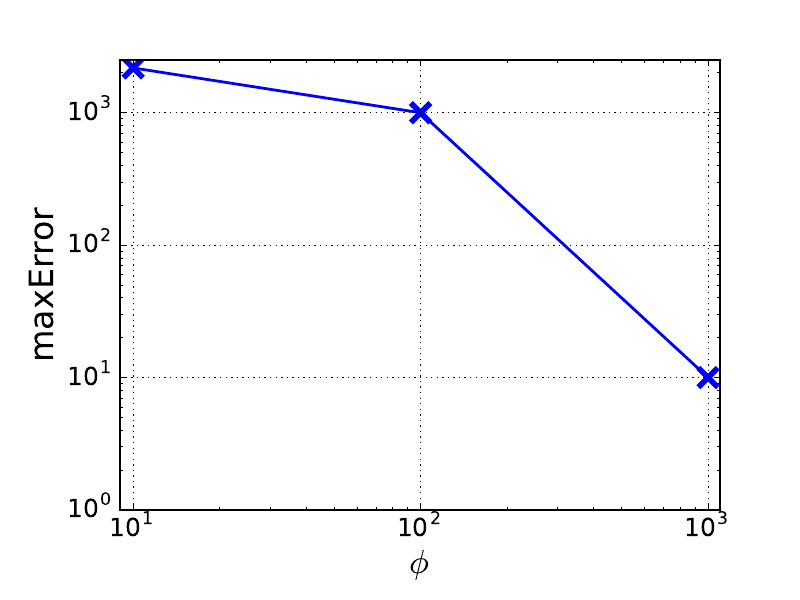

This chart was generated by the following Python code:
import matplotlib.pyplot as plt
import matplotlib.dates as mdates
from matplotlib.ticker import MultipleLocator, FormatStrFormatter
from matplotlib.ticker import FixedLocator
import numpy as np

phiList = [10, 100, 1000]
overlapList = [2178, 999, 10]



#for i in rateList:
#	print i, accumList[i]

fig, ax = plt.subplots()
ax.plot(phiList, overlapList, 'b-x', linewidth=2.0, markersize=14, mew=4)


#major_ticks = np.arange(0, 101, 10) 


xmin = 9
xmax = 1100
ax.set_xlim(xmin, xmax)
#xticks = ax.xaxis.get_major_ticks()
#xticks[0].label1.set_visible(False)
for tick in ax.xaxis.get_major_ticks():
	tick.label.set_fontsize(18) 
ax.set_xscale("log", nonposx='clip')
plt.xlabel('$\phi$', fontsize=24)

ymin = 1
ymax = 2500
ax.set_ylim(ymin, ymax)
for tick in ax.yaxis.get_major_ticks():
	tick.label.set_fontsize(18) 
ax.set_yscale("log", nonposx='clip')
plt.ylabel('maxError',  fontsize=24)

plt.gcf().subplots_adjust(bottom=0.15)
plt.gcf().subplots_adjust(left=0.15)
ax.grid(True)
#plt.title('Cumulative frequencies')
#plt.show()
fig.savefig('maxError.pdf')
plt.close(fig)